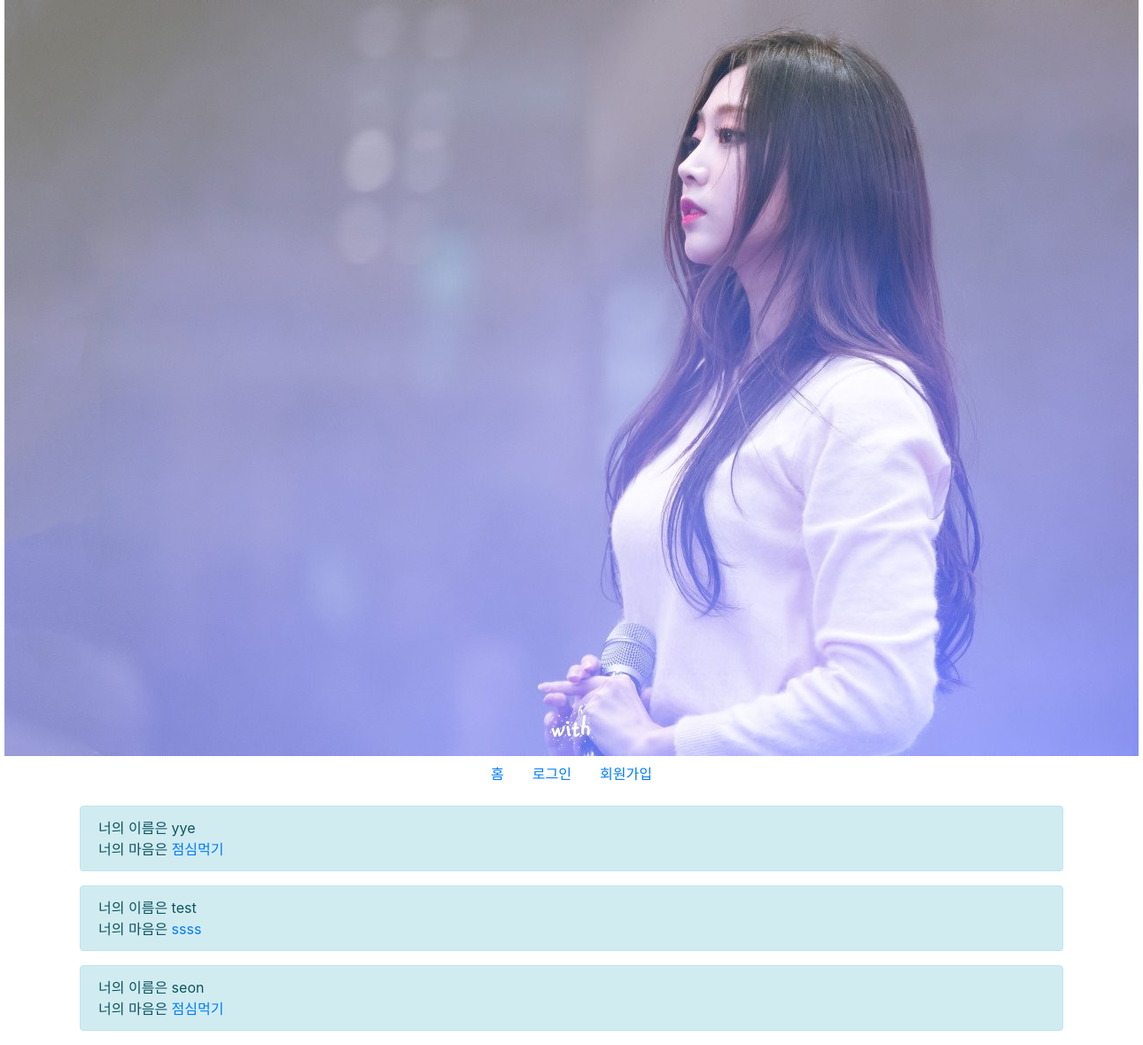
Page /board/ on the earlier database version.
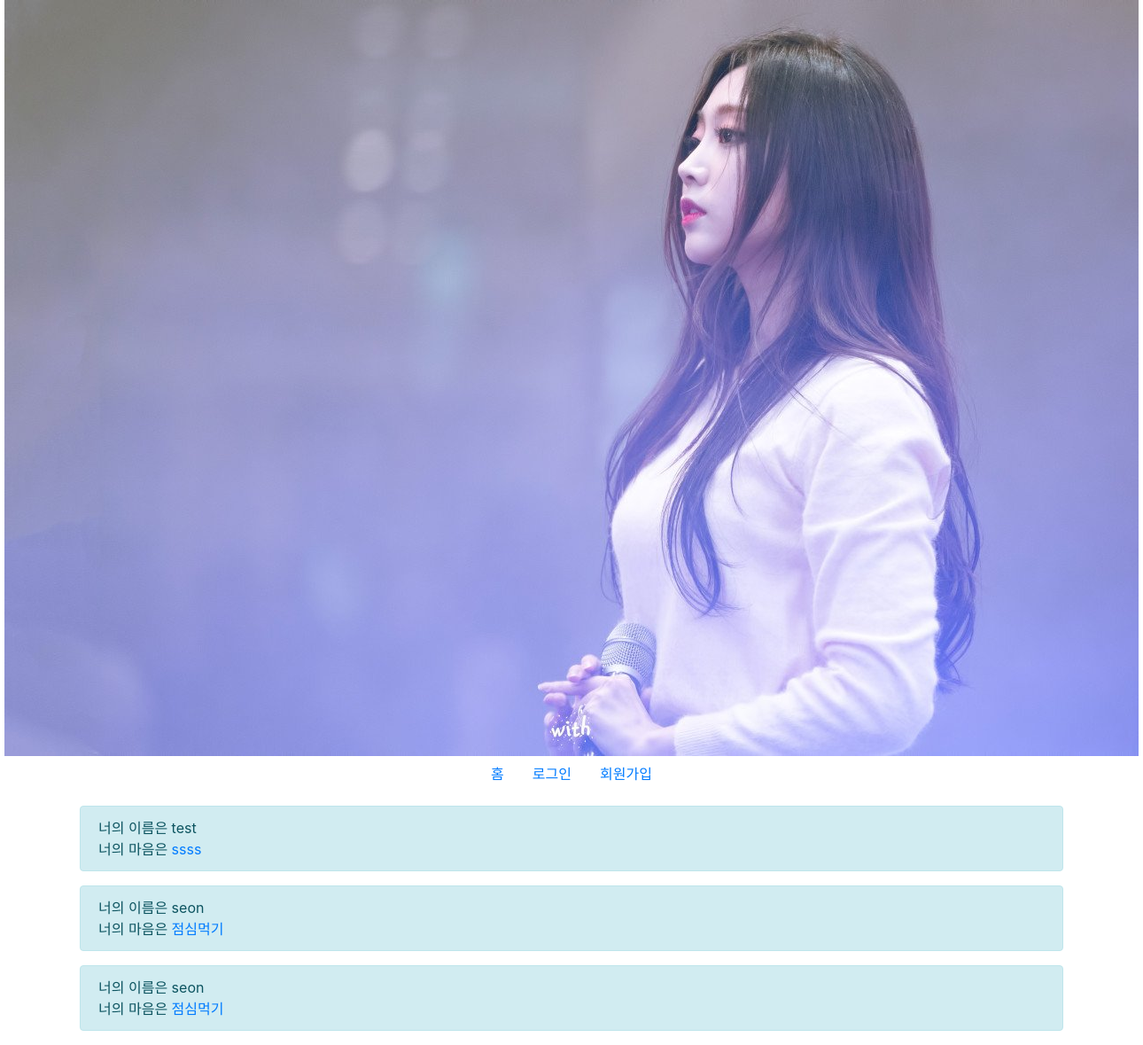
Same page on the later database version.
### board/models.py (models this page shows)
class Board(models.Model):
    title = models.CharField(max_length=100)
    content = models.CharField(max_length=100)
    created_at = models.DateField(auto_now_add=True)
    user = models.ForeignKey(settings.AUTH_USER_MODEL,
                             on_delete=models.CASCADE)

### board/views.py (the view)
# urls.py: path('', views.index, name='index'),
def index(request):
    boards = Board.objects.all()
    context = {
        'boards': boards
    }
    return render(request, 'board/index.html', context)

### board/templates/board/index.html
{% extends 'base.html' %}
{% load bootstrap4 %}
{% block body %}
{% for board in boards %}
<div class="alert alert-info" role="alert">
  너의 이름은 {{board.user}}
  <br>
  너의 마음은
  <a href="{% url 'board:detail' board.id %}">{{board.title}}</a>
</div>
{% endfor %}
{% endblock %}

Differences in the rows shown:
removed Board: user "yye", title "점심먹기"
added Board: user "seon", title "점심먹기"
